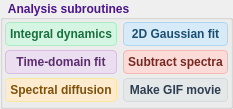
           <widget class="QGroupBox" name="twoD_analysis_grp">
            <property name="styleSheet">
             <string notr="true">font: bold; color: #4a148c;</string>
            </property>
            <property name="title">
             <string>  Analysis subroutines</string>
            </property>
            <layout class="QGridLayout" name="twoD_analysis_layout">
             <property name="leftMargin">
              <number>2</number>
             </property>
             <property name="topMargin">
              <number>2</number>
             </property>
             <property name="rightMargin">
              <number>2</number>
             </property>
             <property name="bottomMargin">
              <number>4</number>
             </property>
             <property name="verticalSpacing">
              <number>4</number>
             </property>
             <item row="0" column="0">
              <widget class="QPushButton" name="twoD_integral_dynamics_btn">
               <property name="styleSheet">
                <string notr="true">QPushButton { font-weight: bold; color: #196f3d; background-color: #d5f5e3; border: 1px solid #abebc6; border-radius: 4px; padding: 4px; } QPushButton:hover { background-color: #abebc6; border-color: #58d68d; } QPushButton:pressed { background-color: #58d68d; }</string>
               </property>
               <property name="text">
                <string>Integral dynamics</string>
               </property>
              </widget>
             </item>
             <item row="0" column="1">
              <widget class="QPushButton" name="twoD_gaussian_fit_btn">
               <property name="styleSheet">
                <string notr="true">QPushButton { font-weight: bold; color: #1b4f72; background-color: #d6eaf8; border: 1px solid #aed6f1; border-radius: 4px; padding: 4px; } QPushButton:hover { background-color: #aed6f1; border-color: #5dade2; } QPushButton:pressed { background-color: #5dade2; }</string>
               </property>
               <property name="text">
                <string>2D Gaussian fit</string>
               </property>
              </widget>
             </item>
             <item row="1" column="0">
              <widget class="QPushButton" name="twoD_timedomain_fit_btn">
               <property name="styleSheet">
                <string notr="true">QPushButton { font-weight: bold; color: #5b2c6f; background-color: #ebdef0; border: 1px solid #d7bde2; border-radius: 4px; padding: 4px; } QPushButton:hover { background-color: #d7bde2; border-color: #af7ac5; } QPushButton:pressed { background-color: #af7ac5; }</string>
               </property>
               <property name="text">
                <string>Time-domain fit</string>
               </property>
              </widget>
             </item>
             <item row="1" column="1">
              <widget class="QPushButton" name="twoD_subtract_spectra_btn">
               <property name="styleSheet">
                <string notr="true">QPushButton { font-weight: bold; color: #78281f; background-color: #fadbd8; border: 1px solid #f5b7b1; border-radius: 4px; padding: 4px; } QPushButton:hover { background-color: #f5b7b1; border-color: #ec7063; } QPushButton:pressed { background-color: #ec7063; }</string>
               </property>
               <property name="text">
                <string>Subtract spectra</string>
               </property>
              </widget>
             </item>
             <item row="2" column="0">
              <widget class="QPushButton" name="twoD_spectral_diffusion_btn">
               <property name="styleSheet">
                <string notr="true">QPushButton { font-weight: bold; color: #7e5109; background-color: #fdebd0; border: 1px solid #f9e79f; border-radius: 4px; padding: 4px; } QPushButton:hover { background-color: #f9e79f; border-color: #f4d03f; } QPushButton:pressed { background-color: #f4d03f; }</string>
               </property>
               <property name="text">
                <string>Spectral diffusion</string>
               </property>
              </widget>
             </item>
             <item row="2" column="1">
              <widget class="QPushButton" name="twoD_make_gif_btn">
               <property name="styleSheet">
                <string notr="true">QPushButton { font-weight: bold; color: #2c3e50; background-color: #e5e8e8; border: 1px solid #d5dbdb; border-radius: 4px; padding: 4px; } QPushButton:hover { background-color: #d5dbdb; border-color: #bdc3c7; } QPushButton:pressed { background-color: #bdc3c7; }</string>
               </property>
               <property name="text">
                <string>Make GIF movie</string>
               </property>
              </widget>
             </item>
            </layout>
           <property name="maximumSize"><size><width>290</width><height>16777215</height></size></property></widget>
